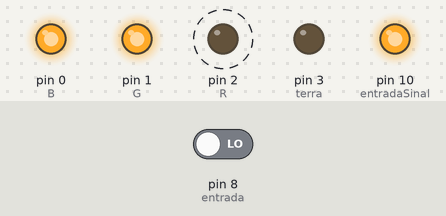
The sketch below on a simulated Arduino Uno, built with avr-gcc and run on an emulated ATmega328P. On the bench: output pins drawn as LEDs (lit = HIGH). Dashed ring = blinking. Inputs (shaded band) come from the test bench; at power-on: pin 8 (entrada) LOW.

Above: at 1.7 s.
1.8 s: pin 8 (entrada) driven HIGH
At 3.0 s:
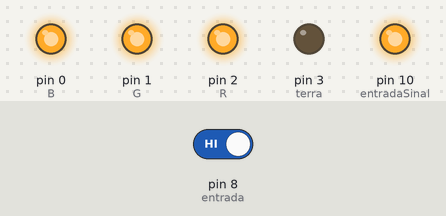
3.3 s: pin 8 (entrada) driven LOW
At 4.3 s:
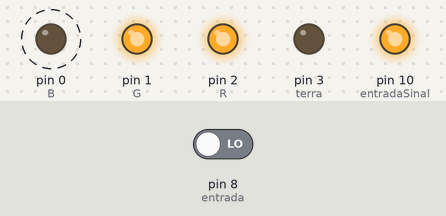
At 5.25 s:
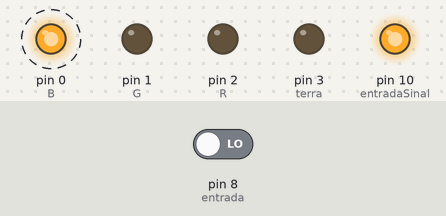
Timing chart, 0 to 12.3 s (numbered marks = the images above; inputs shaded):
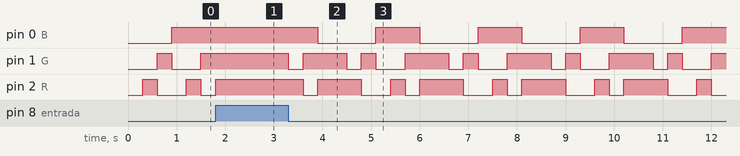

Measured:
- after the input at 1.8 s, pin 0 (B): stays HIGH (without the input it goes to LOW after 0.00 s); pin 1 (G): stays HIGH (without the input it goes to LOW after 0.60 s); pin 2 (R): goes on until 1.8 s, then stays HIGH
- after the input at 3.3 s, pin 0 (B): alternates HIGH for 0.90 s and LOW for 1.2 s, starting after 0.60 s; pin 1 (G): HIGH → LOW at once, then repeats every 2.1 s: HIGH 0.90 s, LOW 0.30 s, HIGH 0.30 s, LOW 0.60 s; pin 2 (R): HIGH → LOW after 0.30 s, then repeats every 2.1 s: HIGH 0.90 s, LOW 0.60 s, HIGH 0.30 s, LOW 0.30 s
- by itself, pin 2 (R): alternates HIGH for 0.30 s and LOW for 0.60 s

The sketch:

index.ino
```cpp
int R = 2;
int G = 1;
int B = 0;
int terra = 3;
int tempo = 300;
int entrada = 8;
int entradaSinal = 10;

void setup() {
    pinMode(R, OUTPUT);
    pinMode(G, OUTPUT);
    pinMode(B, OUTPUT);
    pinMode(terra, OUTPUT);
    digitalWrite(terra, LOW);

    pinMode(entradaSinal, OUTPUT);
    pinMode(entrada, INPUT);
    digitalWrite(entradaSinal, HIGH);
}

void loop(){
    delay(tempo);

    brilharVermelho();
    brilharBranco();
    delay(tempo);

    brilharVerde();
    brilharBranco();
    delay(tempo);

    brilharAzul();
    brilharBranco();
    delay(tempo);

    brilharVioleta();
    brilharBranco();
    delay(tempo);

    brilharAnis();
    brilharBranco();
    delay(tempo);

    brilharAmarelo();
    brilharBranco();
    delay(tempo);
}

void brilharBranco() {
    if (digitalRead(entrada) ) {
      digitalWrite(R, HIGH);
      digitalWrite(G, HIGH);
      digitalWrite(B, HIGH);
    }
}

void brilharVermelho() {
    digitalWrite(R, HIGH);
    digitalWrite(G, LOW);
    digitalWrite(B, LOW);
}

void brilharVerde() {
    digitalWrite(R, LOW);
    digitalWrite(G, HIGH);
    digitalWrite(B, LOW);
}

void brilharAzul() {
    digitalWrite(R, LOW);
    digitalWrite(G, LOW);
    digitalWrite(B, HIGH);
}

void brilharAmarelo() {
    digitalWrite(R, HIGH);
    digitalWrite(G, HIGH);
    digitalWrite(B, LOW);
}

void brilharAnis() {
    digitalWrite(R, LOW);
    digitalWrite(G, HIGH);
    digitalWrite(B, HIGH);
}

void brilharVioleta() {
    digitalWrite(R, HIGH);
    digitalWrite(G, LOW);
    digitalWrite(B, HIGH);
}
```
